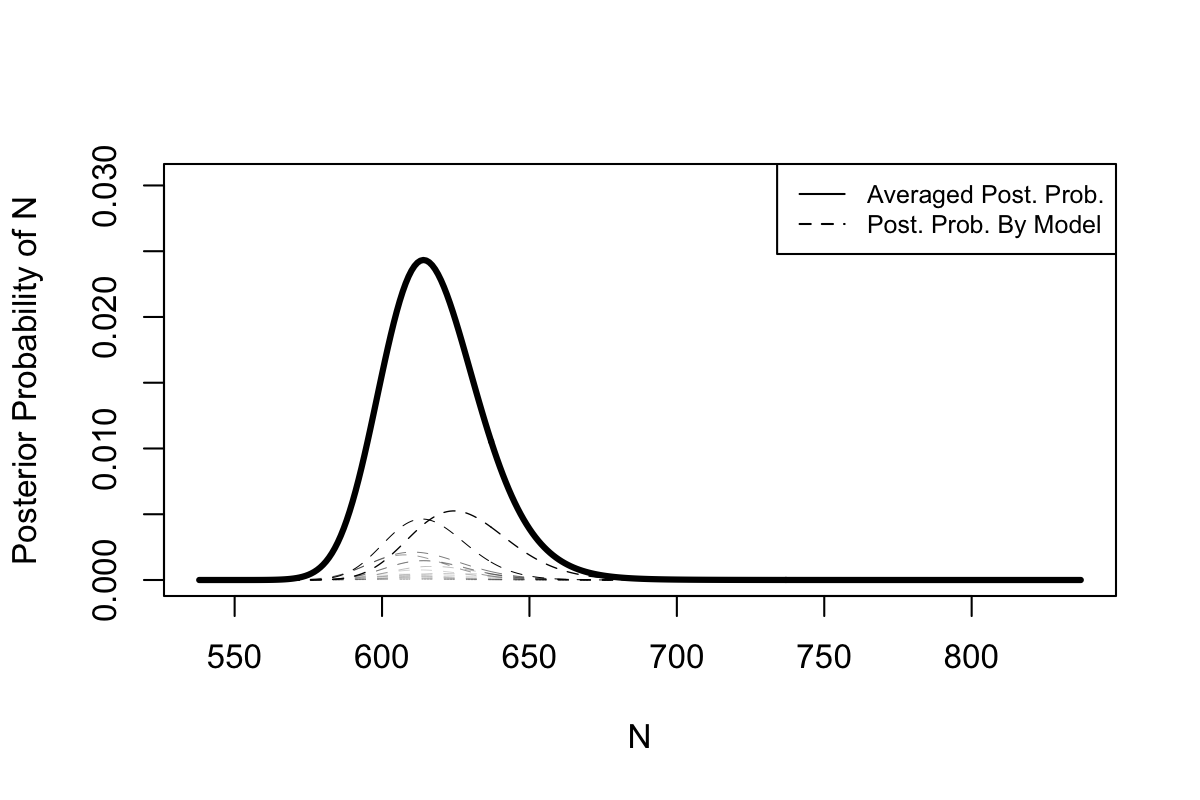

Here is the R script that generated this plot:
library(dga)

# Number of lists and prior hyperparameter
p <- 5
data(graphs5) # Decomposable graphical models on 5 lists.
delta <- 0.5
Nmissing <- 1:300 # Reasonable range for the number of unobserved individuals.

# Counts corresponding to list inclusion patterns.
Y <- c(0,27,37,19,4,4,1,1,97,22,37,25,2,1,3,5,83,36,34,18,3,5,0,2,30,5,23,8,0,3,0,2)
Y <- array(Y, dim=c(2,2,2,2,2))
N <- sum(Y) + Nmissing

# Model-wise posterior probaiblities on the total population size.
# weights[i,j] is the posterior probability for j missing individuals under model graphs5[[j]].
weights <- bma.cr(Y,  Nmissing, delta, graphs5)

png("./figures/example.png", width=1200, height=800, res=200)
# Plot of the posterior distribution.
plotPosteriorN(weights, N)
dev.off()
